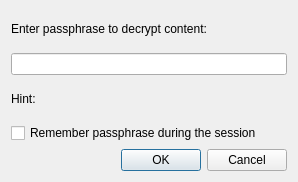
<?xml version="1.0" encoding="UTF-8"?>
<ui version="4.0">
 <class>NoteDecryptionDialog</class>
 <widget class="QDialog" name="NoteDecryptionDialog">
  <property name="geometry">
   <rect>
    <x>0</x>
    <y>0</y>
    <width>298</width>
    <height>182</height>
   </rect>
  </property>
  <property name="windowTitle">
   <string>Note decryption</string>
  </property>
  <property name="styleSheet">
   <string notr="true">QDialog#NoteDecryptionDialog {
margin: 4px;
spacing: 4px;
}</string>
  </property>
  <property name="locale">
   <locale language="English" country="UnitedStates"/>
  </property>
  <layout class="QVBoxLayout" name="verticalLayout">
   <item>
    <widget class="QLabel" name="infoTextLabel">
     <property name="text">
      <string>Enter passphrase to decrypt content:</string>
     </property>
    </widget>
   </item>
   <item>
    <widget class="QLineEdit" name="passwordLineEdit">
     <property name="text">
      <string notr="true"/>
     </property>
    </widget>
   </item>
   <item>
    <widget class="QLabel" name="hintLabel">
     <property name="text">
      <string>Hint:</string>
     </property>
    </widget>
   </item>
   <item>
    <widget class="QCheckBox" name="rememberPasswordCheckBox">
     <property name="text">
      <string>Remember passphrase during the session</string>
     </property>
    </widget>
   </item>
   <item>
    <widget class="QDialogButtonBox" name="buttonBox">
     <property name="orientation">
      <enum>Qt::Horizontal</enum>
     </property>
     <property name="standardButtons">
      <set>QDialogButtonBox::Cancel|QDialogButtonBox::Ok</set>
     </property>
    </widget>
   </item>
  </layout>
 </widget>
 <resources/>
 <connections>
  <connection>
   <sender>buttonBox</sender>
   <signal>accepted()</signal>
   <receiver>NoteDecryptionDialog</receiver>
   <slot>accept()</slot>
   <hints>
    <hint type="sourcelabel">
     <x>248</x>
     <y>254</y>
    </hint>
    <hint type="destinationlabel">
     <x>157</x>
     <y>274</y>
    </hint>
   </hints>
  </connection>
  <connection>
   <sender>buttonBox</sender>
   <signal>rejected()</signal>
   <receiver>NoteDecryptionDialog</receiver>
   <slot>reject()</slot>
   <hints>
    <hint type="sourcelabel">
     <x>316</x>
     <y>260</y>
    </hint>
    <hint type="destinationlabel">
     <x>286</x>
     <y>274</y>
    </hint>
   </hints>
  </connection>
 </connections>
</ui>
